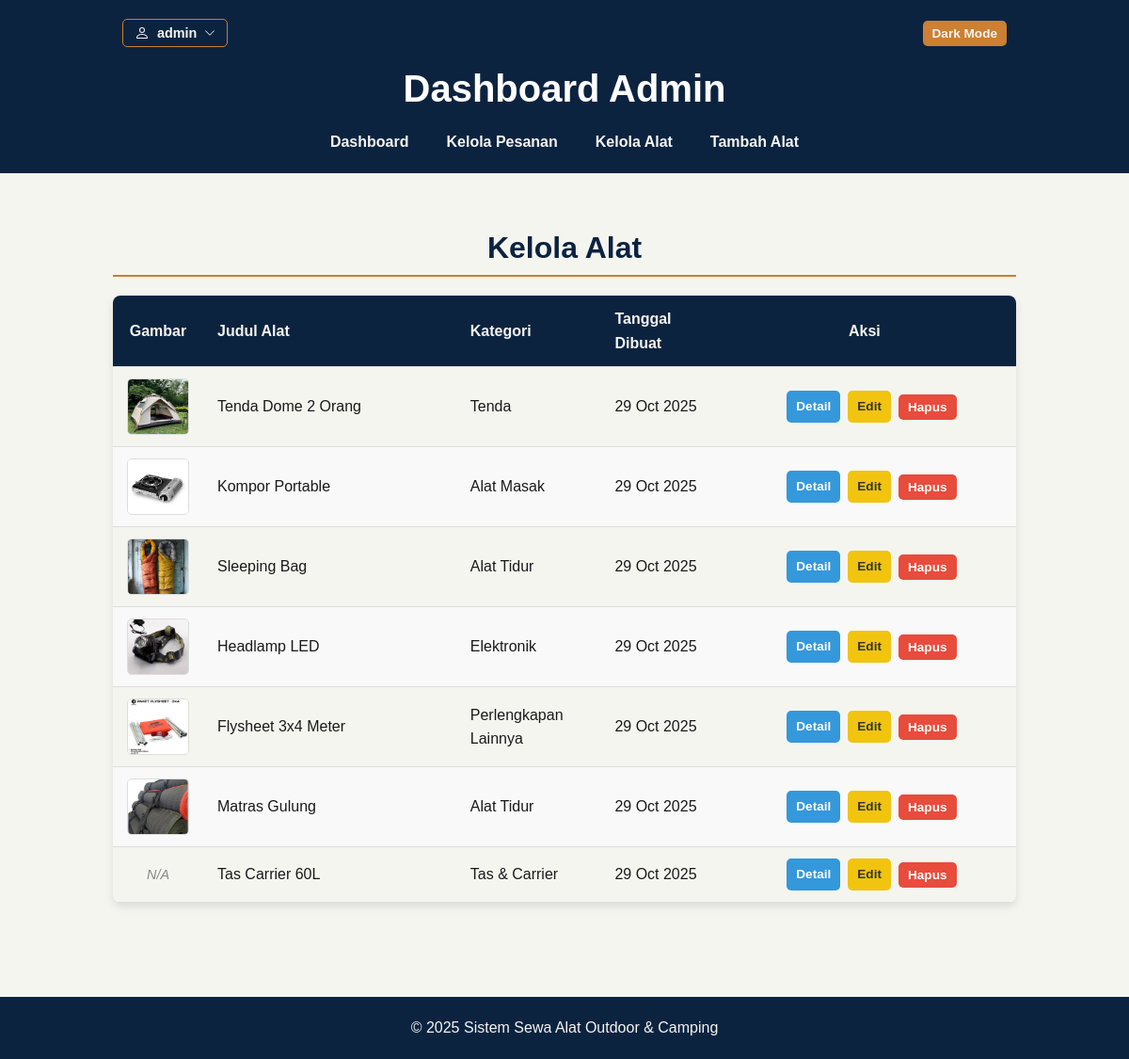
/admin/dashboard.php?page=items_list (signed in), run on an earlier commit of the app's database.
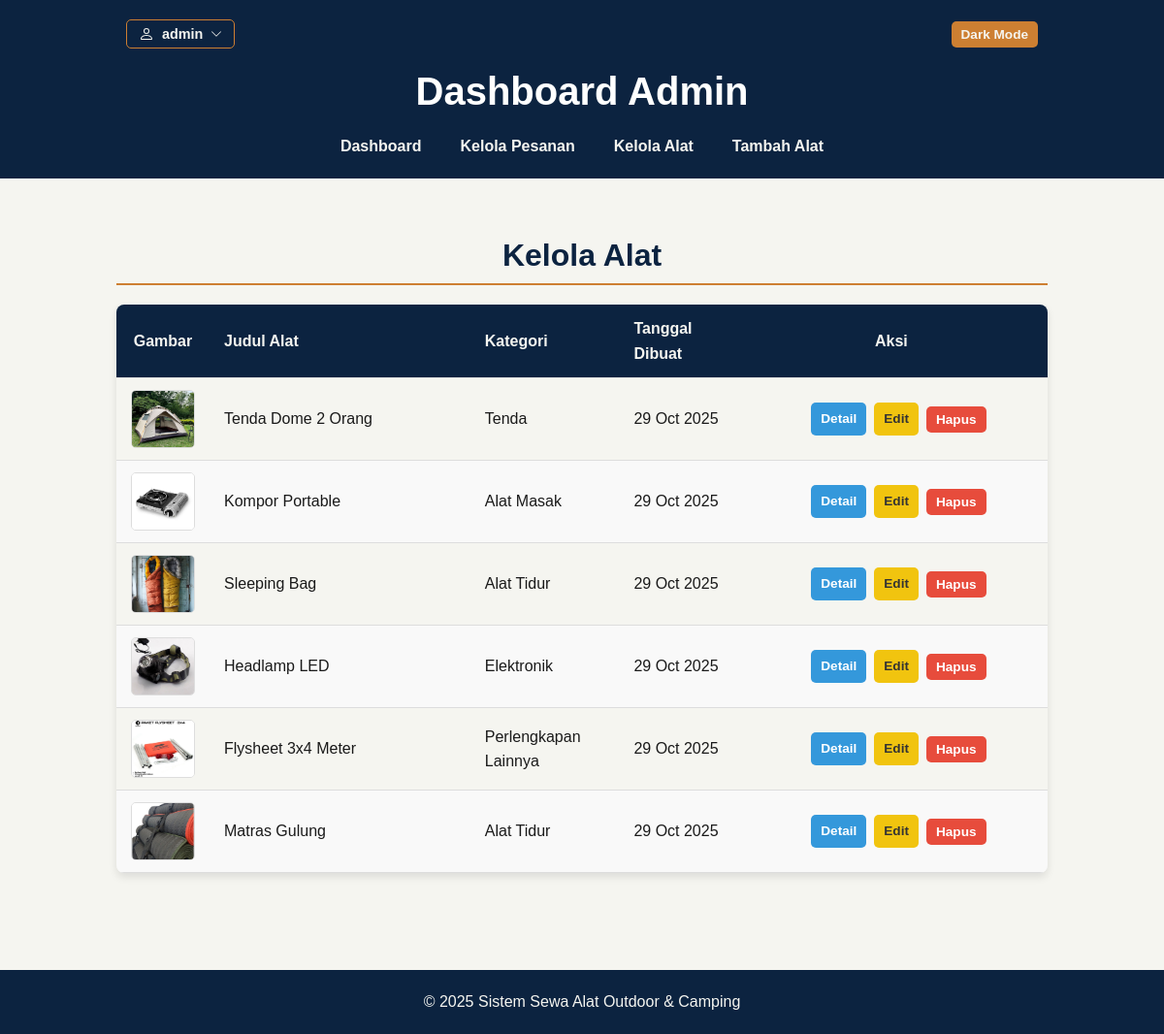
And on a later commit of the database.
### tables this page shows
CREATE TABLE IF NOT EXISTS items (
  id INT AUTO_INCREMENT PRIMARY KEY,
  title VARCHAR(255) NOT NULL,
  id_kategori INT NULL DEFAULT NULL,
  description TEXT,
  image VARCHAR(255) NULL DEFAULT NULL,
  created_at TIMESTAMP DEFAULT CURRENT_TIMESTAMP,
  updated_at TIMESTAMP DEFAULT CURRENT_TIMESTAMP ON UPDATE CURRENT_TIMESTAMP,
  
  CONSTRAINT fk_items_categories
    FOREIGN KEY (id_kategori)
    REFERENCES categories(id_kategori)
    ON DELETE SET NULL
    ON UPDATE CASCADE
);

CREATE TABLE IF NOT EXISTS categories (
  id_kategori INT AUTO_INCREMENT PRIMARY KEY,
  nama_kategori VARCHAR(100) NOT NULL UNIQUE
);

### admin/items/items_list.php (the view, shortened to what this page needs)
<?php
$params = [];
$search_query = "";
try {
    $sql = "SELECT
                items.id, items.title, items.created_at, items.image,
                categories.nama_kategori
            FROM items
            LEFT JOIN categories ON items.id_kategori = categories.id_kategori
            " . $search_query . "
            ORDER BY items.created_at DESC";
    $stmt = $pdo->prepare($sql);
    $stmt->execute($params);
    $items = $stmt->fetchAll();
} catch (PDOException $e) {
    $items = [];
    echo '<div class="message-alert error">Gagal memuat data alat.</div>';
}
?>
<h2 class="section-title">Kelola Alat</h2>
<?php if (empty($items)): ?>
    <p style="text-align: center; color: #888;">Belum ada alat yang ditambahkan.</p>
<?php else: ?>
<table class="admin-table items-table">
    <thead>
        <tr>
            <th>Gambar</th>
            <th>Judul Alat</th>
            <th>Kategori</th>
            <th>Tanggal Dibuat</th>
            <th style="text-align: center;">Aksi</th>
        </tr>
    </thead>
    <tbody>
        <?php foreach ($items as $item): ?>
        <tr>
            <td>
                <?php if (!empty($item['image'])): ?>
                    <img src="../<?php echo UPLOAD_DIR . htmlspecialchars($item['image']); ?>" alt="Gambar" class="admin-table-img">
                <?php else: ?>
                    <span class="no-image-placeholder">N/A</span>
                <?php endif; ?>
            </td>
            <td><?php echo htmlspecialchars($item['title']); ?></td>
            <td><?php echo htmlspecialchars($item['nama_kategori'] ?? '-'); ?></td>
            <td><?php echo date('d M Y', strtotime($item['created_at'])); ?></td>
            <td style="text-align: center; padding: 0;">
                <div class="action-links" style="justify-content: center; padding: 12px 15px;">
                    <a href="dashboard.php?page=items_detail&id=<?php echo $item['id']; ?>" class="action-link detail">Detail</a>
                    <a href="dashboard.php?page=items_edit&id=<?php echo $item['id']; ?>" class="action-link edit">Edit</a>
                    <form action="items/items_action.php?action=delete" method="POST" onsubmit="return confirm('Hapus item ini?');" style="display: inline;">
                        <button type="submit" class="action-link delete">Hapus</button>
                    </form>
                </div>
            </td>
        </tr>
        <?php endforeach; ?>
    </tbody>
</table>
<?php endif; ?>

What changed in the data, as far as the page shows it:
removed items: shows "N/A", title "Tas Carrier 60L", id_kategori.nama_kategori "Tas & Carrier", created_at "29 Oct 2025"
